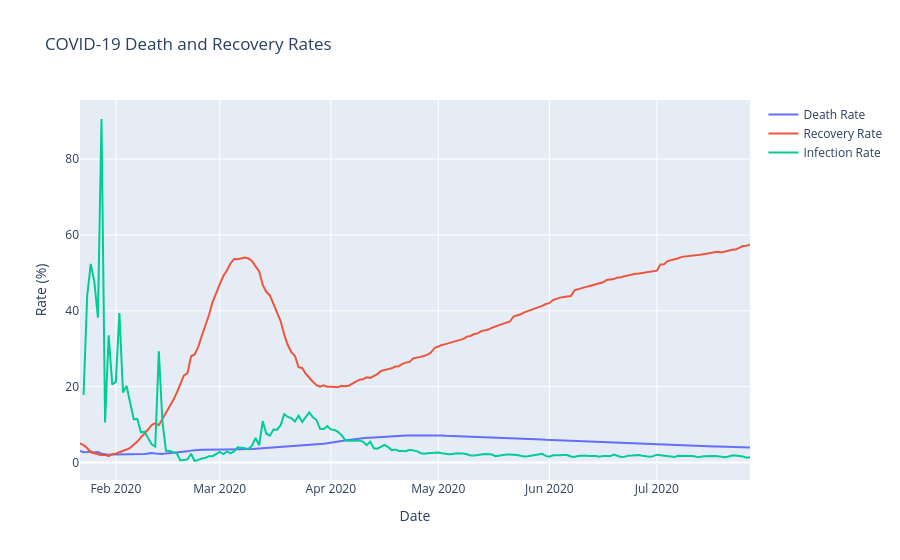

This figure's notebook cell:
### Code cell
fig = go.Figure()

fig.add_trace(go.Scatter(
    x=impact["Date"],
    y=impact["Death Rate (%)"],
    mode="lines",
    name="Death Rate"
))

fig.add_trace(go.Scatter(
    x=impact["Date"],
    y=impact["Recovery Rate (%)"],
    mode="lines",
    name="Recovery Rate"
))

fig.add_trace(go.Scatter(
    x=impact["Date"],
    y=impact["Infection Rate (%)"],
    mode="lines",
    name="Infection Rate"
))

fig.update_layout(
    title="COVID-19 Death and Recovery Rates",
    xaxis_title="Date",
    yaxis_title="Rate (%)",
    hovermode="x unified"
)

fig.show()

### Figure 1 — Plotly figure (JSON) as saved in the notebook; plotly's stock layout.template omitted (floating-point values rounded to 4 significant figures; data arrays with more than 128 entries replaced by an {"elided": "..."} marker saying what was removed)
{"data": [{"mode": "lines", "name": "Death Rate", "type": "scatter", "x": {"elided": "188 str values"}, "y": {"elided": "188 float values"}}, {"mode": "lines", "name": "Recovery Rate", "type": "scatter", "x": {"elided": "188 str values"}, "y": {"elided": "188 float values"}}, {"mode": "lines", "name": "Infection Rate", "type": "scatter", "x": {"elided": "188 str values"}, "y": {"elided": "188 float values"}}], "layout": {"hovermode": "x unified", "title": {"text": "COVID-19 Death and Recovery Rates"}, "xaxis": {"title": {"text": "Date"}}, "yaxis": {"title": {"text": "Rate (%)"}}}}
